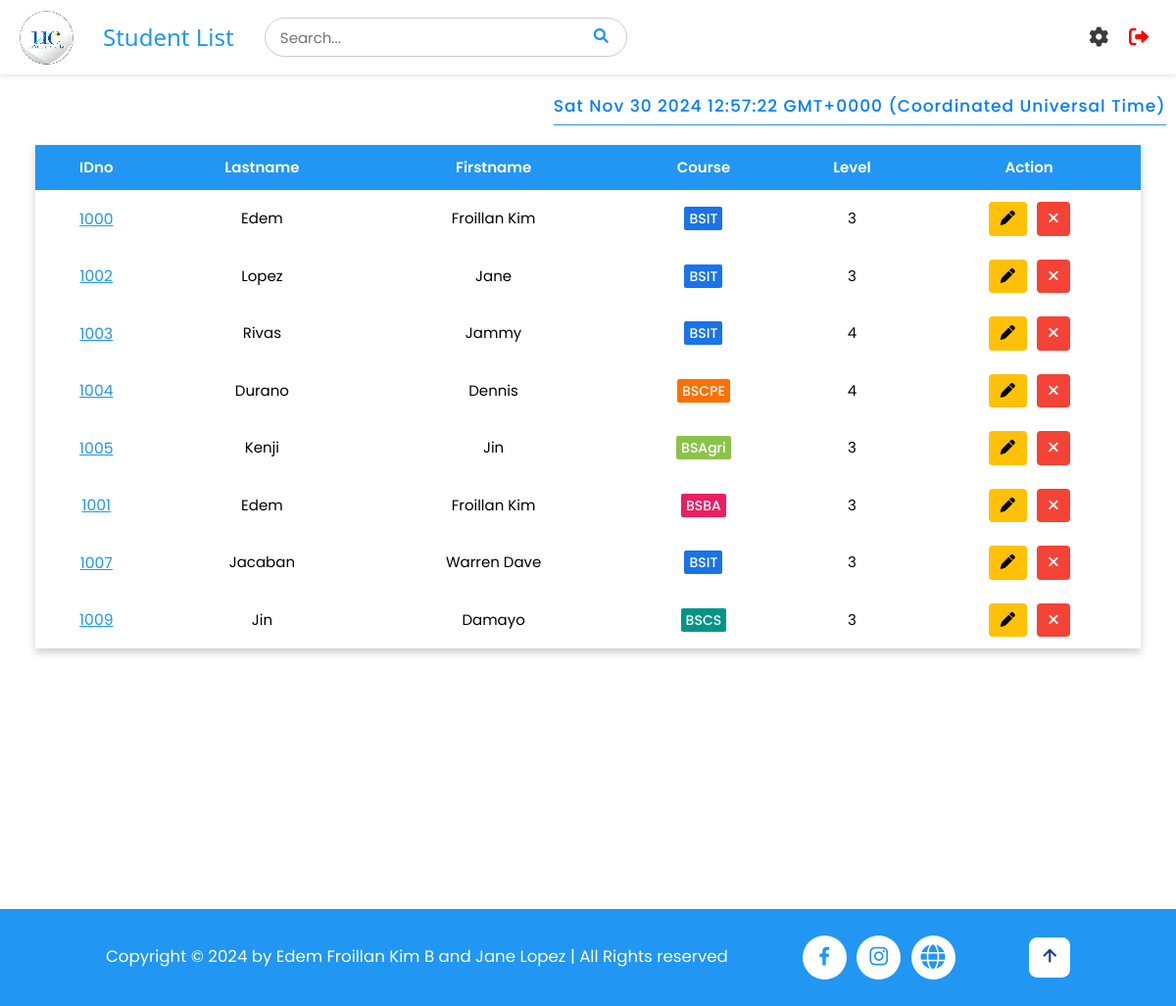
The app's page /students (signed in) with its own data.
### tables this page shows
CREATE TABLE students (
                    id INTEGER PRIMARY KEY AUTOINCREMENT,
                    idno varchar(10) UNIQUE,
                    firstname varchar(50),
                    lastname varchar(50),
                    course varchar(10),
                    level varchar(5),
                    image TEXT,
                    qrcode TEXT
);

### app.py (the view)
@app.route('/students')
def student_list():
    if 'username' in session:
        pagetitle = "Student List"
        users = get_users()
        students = getall_records('students')
        return render_template('studentlist.html', data=students, pagetitle=pagetitle, users=users)
    else:
        flash("Please log in first!", "warning")
        return redirect(url_for('login'))

### app.py (called while the page is built)
@app.after_request
def after_request(response):
    response.headers['Cache-Control'] = 'no-store, no-cache, must-revalidate, post-check=0, pre-check=0, max-age=0'
    response.headers['Pragma'] = 'no-cache'
    response.headers['Expires'] = '-1'
    if hasattr(session, 'username') and 'username' not in session:
        response.headers['Cache-Control'] = 'no-store'
        response.headers['Pragma'] = 'no-cache'
        response.headers['Expires'] = '-1'
    return response

def get_users() -> object:
    return getall_records('students')

### dbhelper.py (called while the page is built)
def getprocess(sql: str, params=()) -> list:
    db = connect(database)
    cursor = db.cursor()
    cursor.row_factory = Row
    try:
        cursor.execute(sql, params)
        data = cursor.fetchall()
        return data
    finally:
        cursor.close()
        db.close()

def getall_records(table: str) -> list:
    sql = f'SELECT * FROM `{table}`'
    return getprocess(sql)

### templates/studentlist.html (shortened to what this page needs)
{% extends 'base.html' %}
{% block header %}
    {% include 'header.html' %}
{% endblock %}
{% block content %}
<div id="timestamp"></div>
<div class="full container" style="min-height: 100vh;">
<div id="main_container">
    <div class="w3-full" style="padding: 1rem 3%;">
        <div class="styled-table-wrapper">
            <table class="styled-table" id="table">
                <thead>
                    <tr id="tr1">
                        <th>IDno</th>
                        <th class="w3-hide-small">Lastname</th>
                        <th class="w3-hide-small">Firstname</th>
                        <th>Course</th>
                        <th>Level</th>
                        <th class="w3-center">Action</th>
                    </tr>
                </thead>
                <tbody>
                    {% for user in users %}
                    <tr id="tr2">
                        <td class="w3-center" data-cell="IDNO:" id="idno">
                            <a href="#" style="color: #2196F3; font-size: 1.5rem" onclick="viewStudent('{{ user['idno'] }}')">{{ user['idno'] }}</a>
                        </td>
                        <td class="w3-center w3-hide-small" data-cell="LASTNAME:">{{ user["lastname"] }}</td>
                        <td class="w3-center w3-hide-small" data-cell="FIRSTNAME:">{{ user["firstname"] }}</td>
                        <td class="w3-center" data-cell="COURSE:">
                            <span class="course-style course-{{ user['course']|lower }}">
                                {{ user["course"] }}
                            </span>
                        </td>
                        <td class="w3-center level-{{ user['level'] }}" data-cell="LEVEL:">{{ user["level"] }}</td>
                        <td class="w3-center" data-cell="ACTION:" style="display: flex; align-items: center; justify-content: center; gap: 1rem;">
                            <button class="w3-button w3-amber edit-btn edit" onclick="openEditModal('{{ user['idno'] }}', '{{ user['lastname'] }}', '{{ user['firstname'] }}', '{{ user['course'] }}', '{{ user['level'] }}')">
                                <i class="fas fa-pen"></i>
                            </button>
                            <button class="w3-button w3-red delete-btn delete" onclick="openCustomAlert('{{ user['idno'] }}')">
                                <i class="fas fa-times"></i>
                            </button>
                        </td>
                    </tr>
                    {% endfor %}
                </tbody>
            </table>
        </div>
    </div>
</div>
</div>
{% endblock %}

### templates/base.html (shortened to what this page needs)
<!DOCTYPE html>
<html>
<head>
    <link rel='stylesheet' href="{{ url_for('static', filename='css/style.css') }}">
    <link rel="stylesheet" href="https://cdnjs.cloudflare.com/ajax/libs/font-awesome/6.0.0-beta3/css/all.min.css">
    <link href='https://unpkg.com/boxicons@2.1.4/css/boxicons.min.css' rel='stylesheet'>
</head>
<body>
    <div>
        {% block header %}{% endblock %}
        {% block content %}
        {% endblock %}
    </div>
 <footer class="footer">
        <div class="footer-text">
            <p>Copyright &copy; 2024 by Edem Froillan Kim B and Jane Lopez | All Rights reserved</p>
        </div>
        <div class="social-media">
            <a href="https://www.facebook.com/universityofcebuinc"><i class='bx bxl-facebook'></i></a>
            <a href="https://www.instagram.com/ucwebmaster"><i class='bx bxl-instagram'></i></a>
            <a href="https://www.universityofcebu.net/p/scholarship.html?m=1"><i class="fa-solid fa-globe"></i></a>
        </div>
        <div class="footer-iconTop">
            <a href="#home"><i class='bx bx-up-arrow-alt' ></i></a>
        </div>
    </footer>
</body>
</html>

### templates/header.html (shortened to what this page needs)
<div class="header">
    <div class="left-section">
        <img src="../static/images/logo.png" alt="Logo" id="logo">
        <h3 class="pagetitle">{{ pagetitle }}</h3>
        <div class="search" style="position: relative;">
        <input type="text" placeholder="Search..." id="search-bar">
        <button type="submit" id="search-button"><i class="fa fa-search"></i></button>
    </div>
    </div>
    <div class="menu" style="position: relative;">
    <i class="fa solid fa-gear" id="menu-icon"></i>
    <a href="/logout" id="logout">
        <i class="fa fa-sign-out-alt"></i>
    </a>
    </div>
</div>

### templates/base.html (style rules this page uses)
html { font-size: 65%; }

### records on screen
students: idno "1000", lastname "Edem", firstname "Froillan Kim", course "BSIT", level "3"
students: idno "1002", lastname "Lopez", firstname "Jane", course "BSIT", level "3"
students: idno "1003", lastname "Rivas", firstname "Jammy", course "BSIT", level "4"
students: idno "1004", lastname "Durano", firstname "Dennis", course "BSCPE", level "4"
students: idno "1005", lastname "Kenji", firstname "Jin", course "BSAgri", level "3"
students: idno "1001", lastname "Edem", firstname "Froillan Kim", course "BSBA", level "3"
students: idno "1007", lastname "Jacaban", firstname "Warren Dave", course "BSIT", level "3"
students: idno "1009", lastname "Jin", firstname "Damayo", course "BSCS", level "3"

### other values on screen
{{ pagetitle }} "Student List"
